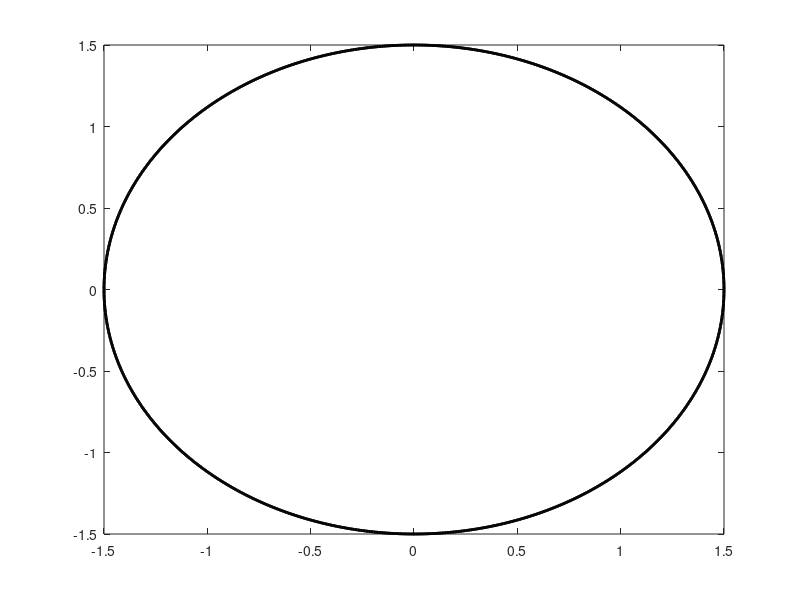

MATLAB code for this plot: (Note: this script raises an error after producing the figure.)
% Set up the basic conditions
clc;                     % clear screen
clear;                   % clear all the varibles
close all;               % Close all the open figures
bmax = 1;                % Normalize bmax to 1
freq = 50;               % Frequency in Hz
T=1/freq;                % Time Period in aec
w = 2*pi*freq;           % angluar velocity (rad/s)
n=2;                     % Number of cycles to be plotted

% First, generate the three component magnetic fields

t = 0:T/1200:n*T;                                           % Time for five cycle of selected frequency
Baa = sin(w*t) .* (cos(0) + 1i*sin(0));                     % Phase A magnetic field along its axis aa'
Bbb = sin(w*t-2*pi/3) .* (cos(2*pi/3) + 1i*sin(2*pi/3));    % Phase B magnetic field along its axis bb'
Bcc = sin(w*t+2*pi/3) .* (cos(-2*pi/3) + 1i*sin(-2*pi/3));  % Phase C magnetic field along its axis cc'

% Calculate Bnet
Bnet = Baa + Bbb + Bcc;                                     % Net Magnetic field

% Calculate a circle representing the expected maximum value of Bnet

circle = 1.5 * (cos(w*t) + i*sin(w*t));

% Plot the reference circle
figure(1);
plot(circle,'k','LineWidth',2.0);
hold on;

% Plot the reference vectors for the B-field components
Baa_ref = 1.5 .* (cos(0) + i*sin(0));
Bbb_ref = 1.5 .* (cos(2*pi/3) + i*sin(2*pi/3));
Bcc_ref = 1.5 .* (cos(-2*pi/3) + i*sin(-2*pi/3));

line('XData',[0 real(Baa_ref)], ...
     'YData',[0 imag(Baa_ref)], ...
     'Color','k','LineStyle',':','EraseMode','xor');
line('XData',[0 real(Bbb_ref)], ...
     'YData',[0 imag(Bbb_ref)], ...
     'Color','k','LineStyle',':','EraseMode','xor');
line('XData',[0 real(Bcc_ref)], ...
     'YData',[0 imag(Bcc_ref)], ...
     'Color','k','LineStyle',':','EraseMode','xor');

% Add magnetic field annotations

text (1.6 * cos(0),             1.6 * sin(0),            '\bfB_{aa}');
text (1.6 * cos(2*pi/3)  - 0.2, 1.6 * sin(2*pi/3) + 0.1, '\bfB_{bb}');
text (1.6 * cos(-2*pi/3) - 0.2, 1.6 * sin(-2*pi/3),      '\bfB_{cc}');

% Plot the initial positions of the magnetic vector lines.
% Note that Baa is black, Bbb is blue, Bcc is magneta, and Bnet is red.

ii = 1;
h1=line('XData',[0 real(Baa(ii))], ...
        'YData',[0 imag(Baa(ii))], ...
        'Color','k','EraseMode','xor', ...
        'Linewidth',2.0);
hold on;
h2=line('XData',[0 real(Bbb(ii))], ...
        'YData',[0 imag(Bbb(ii))], ...
        'Color','b','EraseMode','xor', ...
        'Linewidth',2.0);
h3=line('XData',[0 real(Bcc(ii))], ...
        'YData',[0 imag(Bcc(ii))], ...
        'Color','m','EraseMode','xor', ...
        'Linewidth',2.0);
h4=line('XData',[0 real(Bnet(ii))], ...
        'YData',[0 imag(Bnet(ii))], ...
        'Color','r','EraseMode','xor', ...
        'Linewidth',2.0);

   
% Labels and annotations
title ('\bfThe Rotating Magnetic Field');
xlabel('\bfFlux Density (T)');
ylabel('\bfFlux Density (T)');
axis square;
axis([-2 2 -2 2]);

% Now update the lines as a function of time.
for ii = 2:length(t)

   set(h1,'XData',[0 real(Baa(ii))]);
   set(h1,'YData',[0 imag(Baa(ii))]);
   set(h2,'XData',[0 real(Bbb(ii))]);
   set(h2,'YData',[0 imag(Bbb(ii))]);
   set(h3,'XData',[0 real(Bcc(ii))]);
   set(h3,'YData',[0 imag(Bcc(ii))]);
   set(h4,'XData',[0 real(Bnet(ii))]);
   set(h4,'YData',[0 imag(Bnet(ii))]);
   drawnow;

end
hold off;
figure(2);
title ('\bfMagnetic Fields in time Domain');
ylabel('\bfFlux Density (T)');
xlabel('\bfTime(sec)');
axis([0 n*T -2 2]);
hold on;
grid on;
plot(t,Baa,'c');
plot(t,Bbb,'b');
plot(t,Bcc,'m');
plot(t,Bnet,'r');
legend('Baa','Bbb','Bcc','Bnet')
clc;